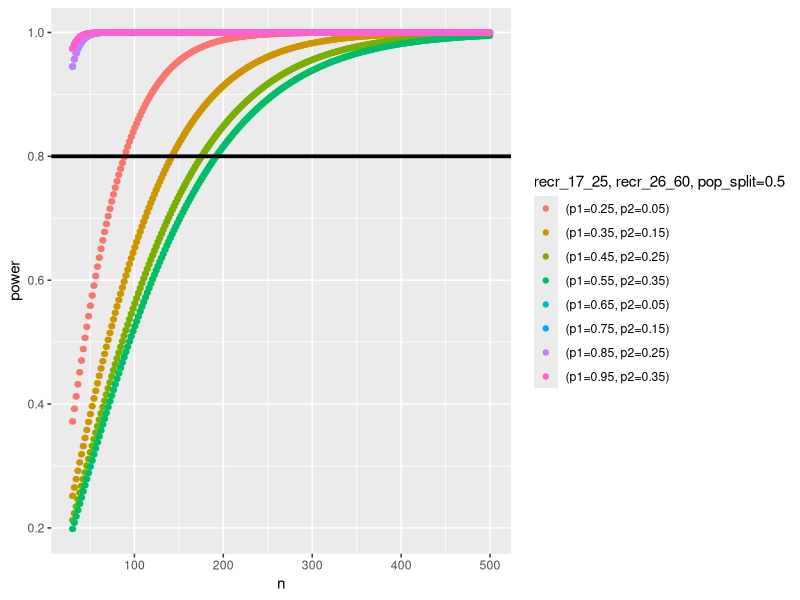

Write R code to recreate this figure.
# Medical Marijuana Power Analysis

#
# 1.	What is your age? 
# a)	17-25 years <-- (.35, .65)
# b)	26-60 years 
# c)	>60 years
# I assume b) and c) <-- (.35, .65)
# 
# 3.	Are you currently (choose all that apply)
# ***** All approximately equal *****
# a)	A college student <-- .2
# b)	Employed <-- .2
# c)	Self-employed <-- .2
# d)	Not working or studying at this time (includes those on disability) <-- .2
# e)	Retired <-- .2
# 
# 4.	What is your diagnosis? 
# a)	Ulcerative colitis (UC) <-- (0)
# b)	Crohns disease (CD) <-- (.8, 1)
# c)	Indeterminate Inflammatory Bowel Disease (IBD) <-- (0, .2)
# 
# 8.	My use of marijuana is
# a)	Recreational <-- (.5, 1)
# b)	Medical <-- (.5, 1)
# c)  Combination ** I am assuming medical >= .5 <---> medical
#

library(pwr)
library(ggplot2)

get_power_from_props = function(n, pop_p, trt_p1, trt_p2){
   
   h = ES.h(trt_p1, trt_p2)
   n1 = n * pop_p
   n2 = n * (1 - pop_p)
   
   test = pwr.2p2n.test(h, n1, n2)
   return(test)
   
} 
power_curve_from_props = function(pop_p, trt_p1, trt_p2, n_space=seq(30, 500, 1)){
   
   h = ES.h(trt_p1, trt_p2)
   
   powers = c()
   for (n_id in 1:length(n_space)){
      
      n = n_space[n_id]
      n1 = floor(n * pop_p)
      n2 = floor(n * (1 - pop_p))
      powers[n_id] = pwr.2p2n.test(h, n1, n2)$power
      
   }
   
   frame = data.frame(n = n_space, power = powers)
   return(frame)
   
} # Get sequence of (n, power)
get_min_n_for_pwr = function(pop_p, trt_p1, trt_p2, target_power=.8){
   
   h = ES.h(trt_p1, trt_p2)
   
   for(n in 35:2000){
      
      n1 = floor(n * pop_p)
      n2 = floor( n * (1 - pop_p) )
      current_power = pwr.2p2n.test(h, n1, n2)$power
      
      if (current_power >= target_power)
         return(n)
      
   }
   
   return(-1)
   
} # Min n for power p
power_table = function(pop_p, trt_p1_list, trt_p2_list, target_power=.8){
   
   row_names = c()
   for(i in 1:length(trt_p1_list))
      row_names[i] = paste('trt_p1_', trt_p1_list[i], '')
   
   col_names = c()
   for(i in 1:length(trt_p2_list))
      col_names[i] = paste('trt_p2_', trt_p2_list[i], '')
   
   n_mat = matrix(0, nrow=length(trt_p1_list), ncol=length(trt_p2_list))
   for(i in 1:nrow(n_mat)){
      for(j in 1:ncol(n_mat)){
         trt_p1 = trt_p1_list[i]
         trt_p2 = trt_p2_list[j]
         p = get_min_n_for_pwr(pop_p, trt_p1, trt_p2)
         n_mat[i, j] = p
      }
   }
   
   df = data.frame(n_mat)
   colnames(df) = col_names
   row.names(df) = row_names
   
   return(df)
}
get_power_curves_given_pop_prop = function(pop_prop, trt_p1_list, trt_p2_list){
   
   if(length(trt_p1_list) != length(trt_p2_list))
      print('proportion lists have different lengths')
   
   curves = list()
   
   for(i in 1:length(trt_p1_list)){
      
      p1 = trt_p1_list[i]
      p2 = trt_p2_list[i]
      
      curve = power_curve_from_props(pop_prop, p1, p2)
      curve['power'] = curve['power']
      curves[[i]] = curve
      
   }
   
   return(curves)
   
}
plot_power_curves_given_pop_prop = function(pop_prop, trt_p_df, cartesian=F){
   
   trt_p1_list = trt_p_df[, 1]
   trt_p2_list = trt_p_df[, 2]
   
   if(cartesian){
      
      cartesian_product = expand.grid(trt_p1_list, trt_p2_list)
      trt_p1_list = cartesian_product[, 1]
      trt_p2_list = cartesian_product[, 2]
      
   }
   
   ns = 500 - 30 + 1
   
   curve_names = c()
   for(i in 1:length(trt_p1_list)){
      
      cns = (i-1)*ns + 1
      cne = i*ns
      
      p1 = trt_p1_list[i]
      p2 = trt_p2_list[i]
      curve_name = paste('(p1=', p1, ', p2=', p2, ')', sep='')  
      curve_names[ cns:cne ] = curve_name
      
   }
   
   p1_name = colnames(trt_p_df)[1]
   p2_name = colnames(trt_p_df)[2]
   legend_name = paste(p1_name, ', ', p2_name, ', pop_split=', pop_prop, sep='')
   
   
   dfs = get_power_curves_given_pop_prop(pop_prop, trt_p1_list, trt_p2_list)
   DF = do.call('rbind', dfs)
   DF = cbind(DF, curve_names)
   colnames(DF) = c('n', 'power', 'group')

   plot = (ggplot(DF, aes(x=n, y=power, color=factor(group))) 
           + geom_point() 
           + geom_hline(yintercept=.8, col='black', size=1.3)
           + scale_color_discrete(name=legend_name)
   )
   return(plot)
                 
}

### ### ### ### ### ### ### ### Age vs. marijuana use ### ### ### ### ### ### ### ###
### ### ### ### ### ### ### ### ### ######### ### ### ### ### ### ### ### ### ### ###
### ### ### ### ### ### ### ### ### ######### ### ### ### ### ### ### ### ### ### ###

### ### ### Age vs. recreational marijuana use ### ### ###

age_17_25_population_proportion = .5

use_recreational_17_25 = seq(.25, 1.0, .1)
use_recreational_26_60 = seq(.05, .35, .1)

age_vs_recreational_df = data.frame(recr_17_25=use_recreational_17_25,
                                    recr_26_60=use_recreational_26_60
                                    )

plot_power_curves_given_pop_prop(age_17_25_population_proportion, 
                                 age_vs_recreational_df
                                 #cartesian=T
                                )

# Rows --> 17-25 proportion recreational use
# Columns --> 26+ proportion recreational use
# Power = .8
df = power_table(age_17_25_population_proportion, use_recreational_17_25, use_recreational_26_60)
View(df)

### ### ### Age vs. medical marijuana use ### ### ###

age_17_25_population_proportion = .5

use_medical_17_25 = seq(.10, .45, .05)
use_medical_26_60 = seq(.10, .55, .05)

# Rows --> 17-25 proportion recreational use
# Columns --> 26+ proportion recreational use
# Power = .8
df = power_table(age_17_25_population_proportion, use_medical_17_25, use_medical_26_60)
View(df)

### ### ### Type of marijuana use in young people ### ### ###

age_17_25_population_proportion = .5

use_recreational_17_25 = seq(.10, .45, .05)
use_medical_17_25 = seq(.10, .55, .05)

# Rows --> 17-25 proportion recreational use
# Columns --> 26+ proportion recreational use
# Power = .8
df = power_table(age_17_25_population_proportion, use_recreational_17_25, use_medical_17_25)
View(df)

### ### ### Type of marijuana use in old people ### ### ###

age_17_25_population_proportion = .5

use_recreational_26_60 = seq(.05, .35, .05)
use_medical_26_60 = seq(.10, .55, .05)

# Rows --> 17-25 proportion recreational use
# Columns --> 26+ proportion recreational use
# Power = .8
df = power_table(age_17_25_population_proportion, use_recreational_17_25, use_medical_17_25)
View(df)

### ### ### ### ### ### ### ### Employment vs. marijuana use ### ### ### ### ### ### ### ###
### ### ### ### ### ### ### ### ### ######## ### ### ### ### ### ### ### ### ### ### ### ###
### ### ### ### ### ### ### ### ### ######## ### ### ### ### ### ### ### ### ### ### ### ###

# Diagnosis vs. recreational marijuana use

crohns_population_proportion = .8

use_recreational_crohns = seq(.10, .65, .05)
use_recreational_ibd = seq(.10, .65, .05)

df = power_table(crohns_population_proportion, use_recreational_crohns, use_recreational_ibd)
View(df)

# Diagnosis vs medical marijuana use

crohns_population_proportion = .8

use_medical_crohns = seq(.15, .65, .05)
use_medical_ibd = seq(.10, .65, .05)

df = power_table(crohns_population_proportion, use_medical_crohns, use_medical_ibd)
View(df)
